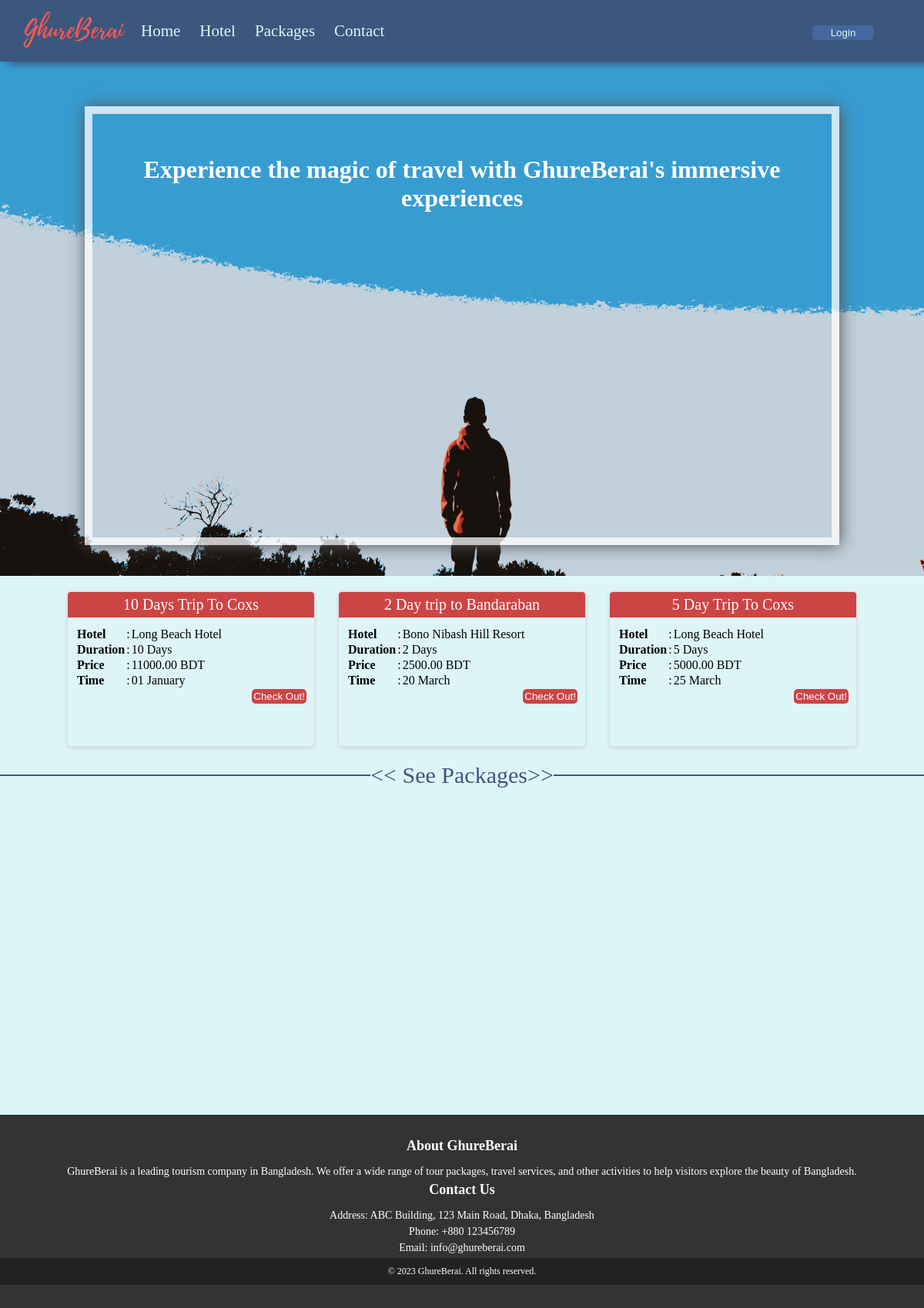
Before: / with the older database file.
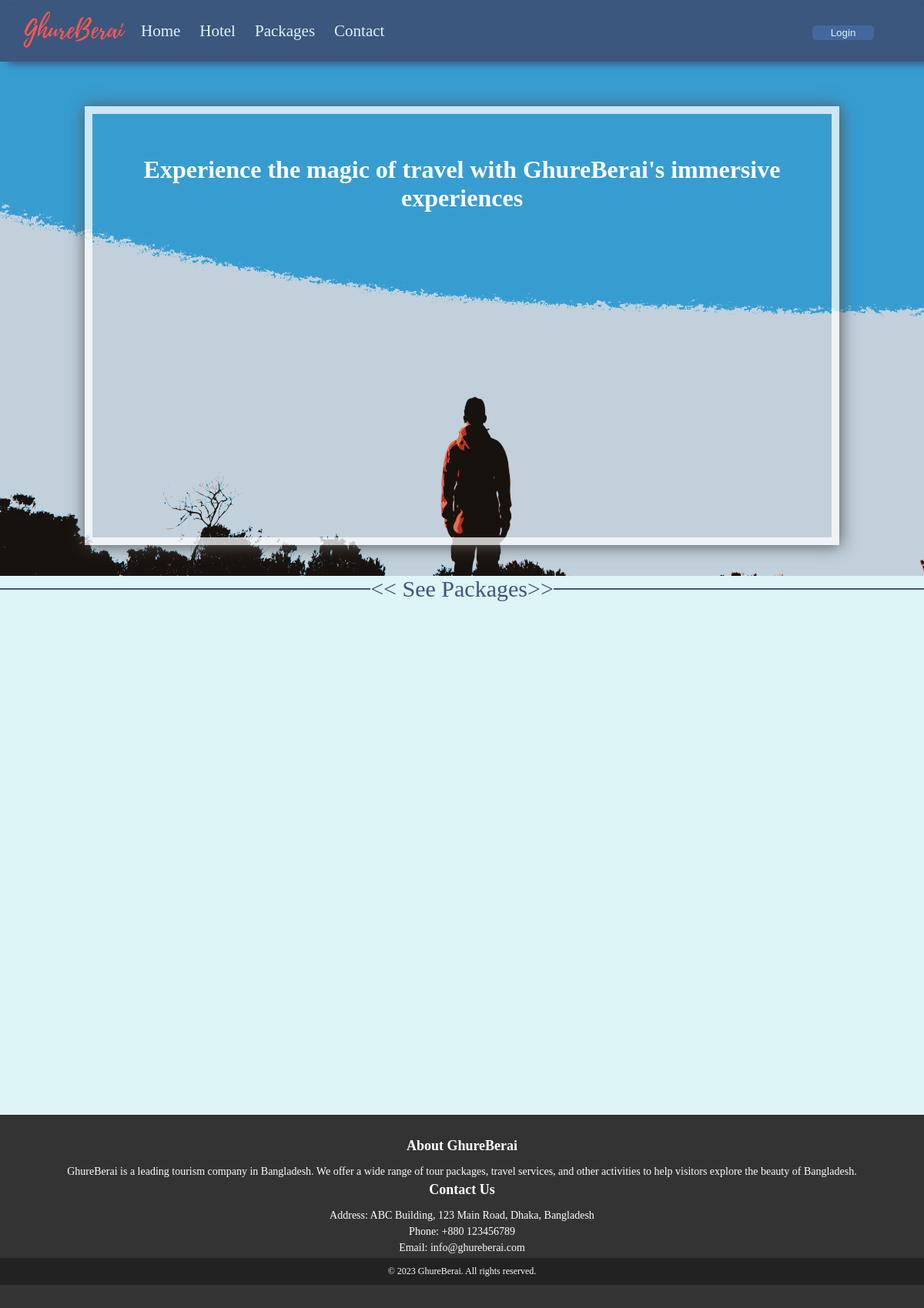
After: the same page with the newer database file.
### tables this page shows
CREATE TABLE `packages` (
  `Package_Id` int(11) NOT NULL,
  `Name` varchar(100) NOT NULL,
  `Hotel_Name` varchar(100) NOT NULL,
  `Description` text DEFAULT NULL,
  `Price` decimal(10,2) NOT NULL,
  `Days` int(11) NOT NULL,
  `P_left` int(11) NOT NULL,
  `P_sold` int(11) DEFAULT NULL,
  `Start_Date` date DEFAULT NULL,
  `End_Date` date DEFAULT NULL,
  `Image_url` varchar(255) DEFAULT NULL,
  `Created_at` timestamp NOT NULL DEFAULT current_timestamp(),
  `Updated_at` timestamp NOT NULL DEFAULT current_timestamp() ON UPDATE current_timestamp()
);

### Body.php (the view, shortened to what this page needs)
<!DOCTYPE html>
<html lang="en">
<head>
    <link rel="stylesheet" href="index.css">s
</head>
<body>
    <div class="LandingBody">
        <div class="LandingBox">
            <br><br><br>
            <h1>Experience the magic of travel with GhureBerai's immersive experiences</h1>
        </div>
    </div>
    <div class="Body">
        <div class="PcardContainer">
            <?php
            include('Connection.php');
            $sql = "SELECT * FROM packages ORDER BY RAND() LIMIT 3;";
            $result = $con->query($sql);
            if ($result->num_rows > 0) {
                while ($row = $result->fetch_assoc()) {
                    echo '<div class="Pcard">
                                <div class="Pcard-header" style="background-color:#cc4545">
                                    <p>' . $row["Name"] . '</p>
                                </div>
                                <div class="Pcard-body">
                                    <table>
                                    <tr>
                                            <th>Hotel</th>
                                            <td>:</td>
                                            <td>' . $row["Hotel_Name"] . '</td>
                                        </tr>
                                        <tr>
                                            <th>Duration</th>
                                            <td>:</td>
                                            <td>' . $row["Days"] . ' Days</td>
                                        </tr>
                                        <tr>
                                            <th>Price</th>
                                            <td>:</td>
                                            <td>' . $row["Price"] . ' BDT</td>
                                        </tr>
                                        <tr>
                                            <th>Time</th>
                                            <td>:</td>
                                            <td>' . date('d F', strtotime($row['Start_Date'])) . '</td>
                                        </tr>
                                    </table>
                                    <div class="BookBtn"> <button style="background-color:#cc4545"><a href="Packages.php">Check Out!</a></button></div>
                                </div>
                            </div>';
                }
            }
            ?>
        </div>
        <fieldset style=" border: 2px solid #3B577D; border-bottom: none; border-left: none; border-right: none;">
            <legend style="text-align: center">
                <a href="Packages.php" style="font-size:30px">
                    << See Packages>>
                </a>
            </legend>
        </fieldset>
    </div>
</body>
</html>

### Index.php (shortened to what this page needs)
<!DOCTYPE html>
<html lang="en">
<head>
    <link rel="stylesheet" href="index.css">
</head>
<body>
    <div class="page">
        <?php
        include("Header.php");
        include("Body.php");
        include("Footer.php");
        ?>
    </div>
</body>
</html>

### Header.php (shortened to what this page needs)
<!DOCTYPE html>
<html lang="en">
<head>
    <link rel="stylesheet" href="index.css">
</head>
<body>
    <div class="NavBar">
        <div class="navBody">
            <div class="nav-left">
                <div class="logo">
                    <a href="Index.php"><img src="images/logo.png" alt="logo"> </a>
                </div>
                <ul>
                    <li><a href="index.php">Home</a></li>
                    <li><a href="Hotels.php">Hotel</a></li>
                    <li><a href="Packages.php">Packages</a></li>
                    <li><a href="#footer">Contact</a></li>
                </ul>
            </div>
            <div class="nav-right">
                <ul>
                    <li>
                        <?php
                        if (isset($_SESSION["username"])) { ?>
                            <p><a href="Profile.php">
                                    <?php
                                    echo "Welcome, " . $_SESSION["username"];
                                    ?>
                            </p>
                        <?php } else { ?>
                            <Button class="button"><a href="UserLogin.php">Login</a></Button>
                        <?php } ?>
                    </li>
                </ul>
            </div>
        </div>
    </div>
</body>
</html>

### Footer.php (shortened to what this page needs)
<!DOCTYPE html>
<html lang="en">
<head>
    <link rel="stylesheet" href="index.css">
</head>
<body>
    <footer id="footer" class="site-footer">
        <div class="container">
            <div class="row">
                <div class="col-md-4">
                    <h3>About GhureBerai</h3>
                    <p>GhureBerai is a leading tourism company in Bangladesh. We offer a wide range of tour packages,
                        travel services, and other activities to help visitors explore the beauty of Bangladesh.</p>
                </div>
                <div class="col-md-4">
                    <h3>Contact Us</h3>
                    <p><i class="fa fa-map-marker"></i> Address: ABC Building, 123 Main Road, Dhaka, Bangladesh</p>
                    <p><i class="fa fa-phone"></i> Phone: +880 123456789</p>
                    <p><i class="fa fa-envelope"></i> Email: info@ghureberai.com</p>
                </div>
            </div>
        </div>
        <div class="bottom-footer">
            <div class="container">
                <div class="row">
                    <div class="col-md-12">
                        <p>&copy; 2023 GhureBerai. All rights reserved.</p>
                    </div>
                </div>
            </div>
        </div>
    </footer>
</body>
</html>

### index.css (style rules this page uses)
* { margin: 0; padding: 0; }
.NavBar { margin: 0; background-color: #3b577d; height: 80px; width: 100%; top: 0; position: fixed; display: grid; align-items: center; }
.navBody { padding: 0px 20px; display: flex; justify-content: space-between; gap: 10px; align-items: center; box-shadow: 10px 10px 10px #3b577d; }
.nav-left { display: flex; }
.nav-left ul { gap: 25px; font-size: 21px; text-decoration: none; display: flex; color: #ddf5f7 !important; list-style-type: none; justify-content: center; align-items: center; padding: 20px; }
.nav-left a { color: #ddf5f7 !important; text-decoration: none; }
.nav-right ul { gap: 25px; font-size: 21px; text-decoration: none; display: flex; color: #0c0f0f !important; list-style-type: none; justify-content: center; align-items: center; padding: 20px; }
.nav-right a { color: #ddf5f7 !important; text-decoration: none; }
.nav-right button { color: #010a17 !important; }
.button { padding: 2px; width: 80px; color: #000000 !important; background-color: #44679f; border: none; border-radius: 5px; }
.logo { display: flex; align-items: center; }
.logo img { height: 50px; padding-left: 10px; }
.Body { background-color: #ddf5f7; height: 700px; width: 100%; margin: auto; }
a { color: #3b577d !important; text-decoration: none; }
.site-footer { background-color: #333333; padding: 30px 0; color: #ffffff; font-size: 14px; text-align: center; }
.site-footer h3 { color: #ffffff; font-size: 18px; font-weight: 600; margin-bottom: 15px; }
.site-footer p { margin-bottom: 5px; }
.bottom-footer { background-color: #222222; padding: 10px 0; text-align: center; }
.bottom-footer p { color: #ffffff; font-size: 12px; margin: 0; }
.LandingBody { padding-top: 80px; background-image: url("images/background.svg"); background-size: 100% 100%; width: 100%; height: 650px; display: flex; align-items: center; justify-content: center; }
.LandingBox { align-items: center; border: 10px solid rgba(255, 255, 255, 0.746); color: white; box-shadow: 1px 1px 20px #565555; height: 550px; width: 80%; text-align: center; }
.PcardContainer { display: flex !important; justify-content: center; flex-wrap: wrap; gap: 30px; }
.Pcard { margin-top: 20px; text-align: center !important; width: 320px; height: 200px; border: 1px solid #ddd; border-radius: 5px; box-shadow: 0 2px 5px rgba(0, 0, 0, 0.1); overflow: hidden; margin-bottom: 20px; }
.Pcard-header { background-color: #3b577d; padding: 5px 10px; border-bottom: 1px solid #ddd; }
.Pcard-header p { color: white; margin: 0; font-size: 20px; font-weight: 500; }
.Pcard-body { padding: 10px; }
.Pcard-body table { text-align: left; }
.BookBtn a { color: white !important; }
.BookBtn button { padding: 2px; border-radius: 5px; background-color: #3b577d; border: none; color: white !important; }
.BookBtn { align-items: right; display: flex !important; justify-content: right; justify-items: right; }

Changed rows visible on the page:
removed packages: Name "10 Days Trip To Coxs", Hotel_Name "Long Beach Hotel", Days "10", Price "11000.00", Start_Date "01 January"
removed packages: Name "2 Day trip to Bandaraban", Hotel_Name "Bono Nibash Hill Resort", Days "2", Price "2500.00", Start_Date "20 March"
removed packages: Name "5 Day Trip To Coxs", Hotel_Name "Long Beach Hotel", Days "5", Price "5000.00", Start_Date "25 March"
